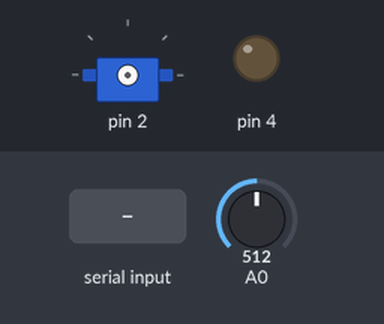
Simulated run of this sketch. Board: Arduino Uno, built with avr-gcc and run on an emulated ATmega328P. Parts: servo, output pins drawn as LEDs (lit = HIGH). The inputs (shaded band) are chosen by the test bench; at power-on: A0 = 512. What the sketch prints to the serial monitor is not drawn.

Above: at 1.2 s.
1.3 s: "90,45\n" received over Serial
At 3.1 s:
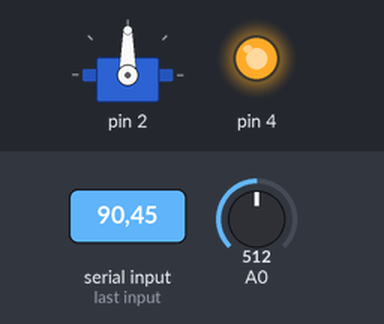
4.3 s: "30,150\n" received over Serial
At 7.1 s:
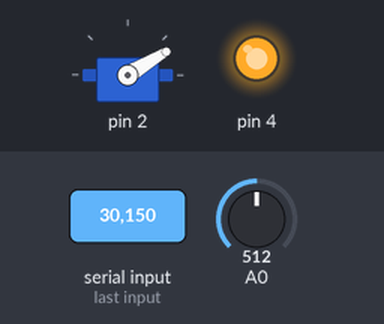
7.3 s: "200\n" received over Serial
At 9.25 s:
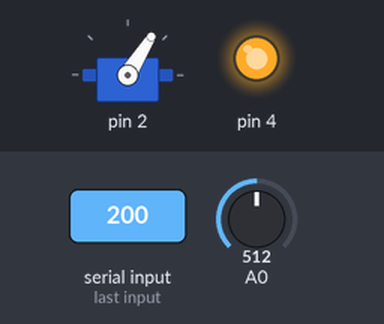
10.3 s: "5\n" received over Serial
Timing chart, 0 to 14.3 s (numbered marks = the images above; inputs shaded):
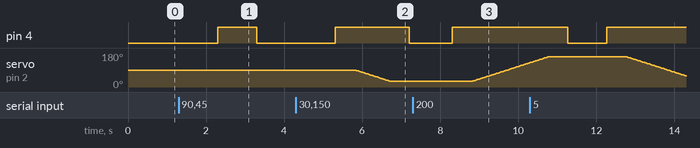

The sketch:

SmartServo_example.ino
```cpp
#include <SmartServo.h>
#include <Servo.h>

/**
Orange: Pin ?
Red:    5V
Brown:  Ground    (or to the powerPIN location)

NOTES:
  High torque servo:
    min: 71
    max: 618

  Low torque servo:
    min: 120
    max: 442
**/

SmartServo servo(4, 2, 0);  //What these input mean: servo(POWER pin, PWM pin, servo ANALOG pin)


void setup(){
  Serial.begin(9600);
  Serial.println(F("Starting Servo..."));

  //  SET SERVO DEFAULT VALUES
  servo.init();
  //servo.calibrate(30);
  servo.setAnalogMinMax(71, 618);  // or use servo.calibrate(??);
  servo.setRotMinMax( 20, 160);
}

void loop(){
  if(Serial.available()){
    int moveTo = Serial.readString().toInt();

    Serial.print(F("Move To: "));
    Serial.print(moveTo);

    servo.on();
    delay(100);

    servo.move(moveTo);
    delay(500);
    Serial.print(F("\tAnalog Map: "));
    Serial.println(String(servo.getPosition()));
    servo.off();

  }
}
```

Measured:
- after the input at 1.3 s, pin 4: LOW → HIGH after 1.0 s, → LOW 1.0 s later
- after the input at 4.3 s, pin 4: LOW → HIGH after 1.0 s, → LOW 1.9 s later; servo on pin 2: moves from 90° to 31° over 0.87 s, starting after 1.5 s
- after the input at 7.3 s, pin 4: LOW → HIGH after 1.0 s
